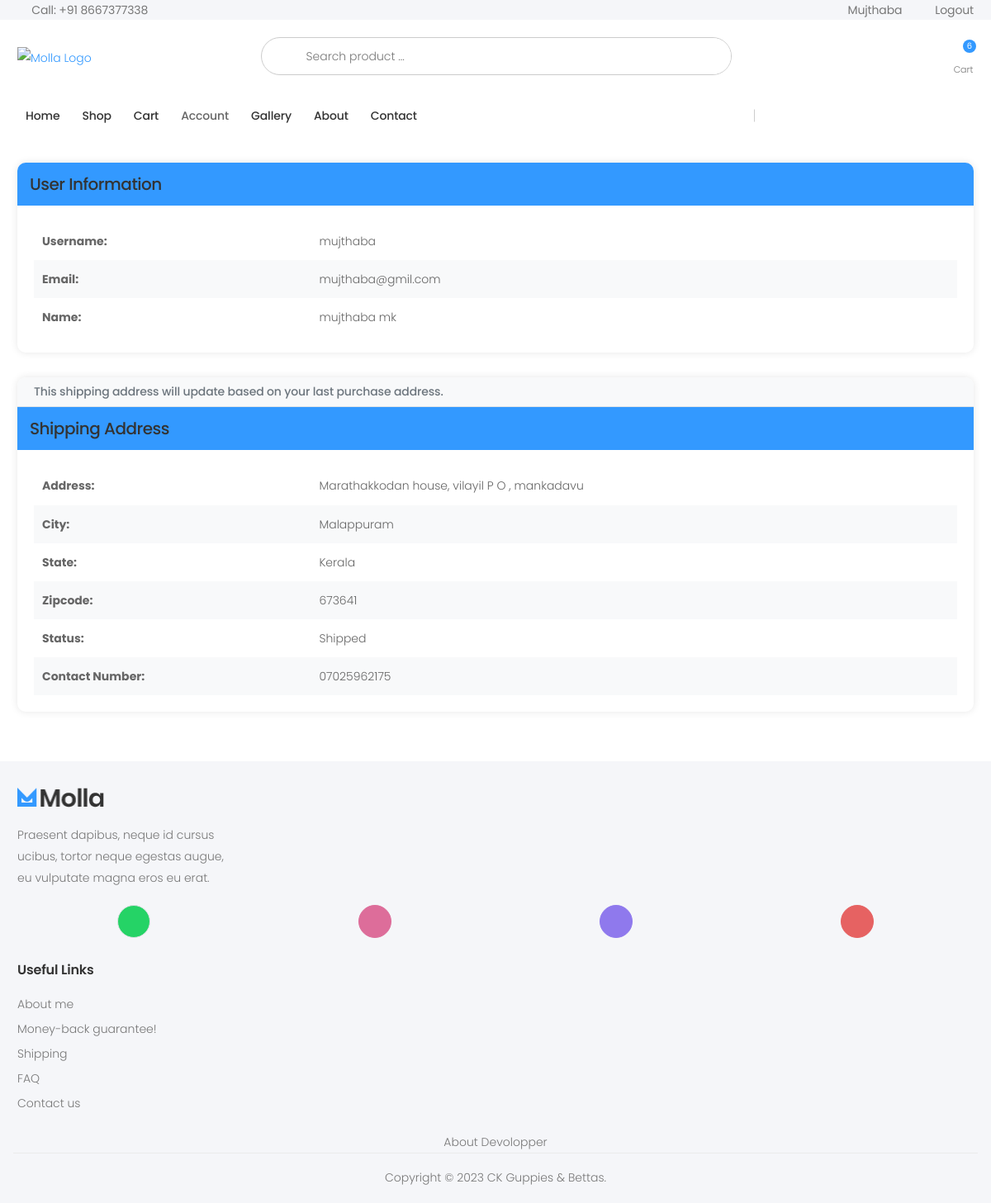
The app's page /account/ (signed in) with its own data.
### store/models.py (models this page shows, shortened)
class Customer(models.Model):
    user = models.OneToOneField(User, null=True, blank=True, on_delete=models.CASCADE)
    name = models.CharField(max_length=200, null=True)
    email = models.CharField(max_length=200)

class ShippingAddress(models.Model):
    customer = models.ForeignKey(Customer, on_delete=models.SET_NULL, null=True)
    order = models.ForeignKey(Order, on_delete=models.SET_NULL, null=True)
    number = models.CharField(max_length=12, null=False, blank=False)
    address = models.CharField(max_length=200, null=False)
    city = models.CharField(max_length=200, null=False)
    state = models.CharField(max_length=200, null=False)
    zipcode = models.CharField(max_length=200, null=False)
    date_added = models.DateTimeField(auto_now_add=True)

class Order(models.Model):
    STATUS_CHOICES = [
        ('Processing', 'Processing'),
        ('Shipped', 'Shipped'),
        ('Delivered', 'Delivered')
    ]
    customer = models.ForeignKey(Customer, on_delete=models.SET_NULL, null=True, blank=True)
    date_ordered = models.DateTimeField(auto_now_add=True)
    complete = models.BooleanField(default=False)
    transaction_id = models.CharField(max_length=100, null=True)
    status = models.CharField(max_length=20, choices=STATUS_CHOICES, default='Processing')
    processing_time = models.DateTimeField(null=True, blank=True)
    shipped_time = models.DateTimeField(null=True, blank=True)
    delivered_time = models.DateTimeField(null=True, blank=True)
    @property
    def get_cart_items(self):
        orderitems = self.orderitem_set.all()
        total = sum([item.quantity for item in orderitems])
        return total

### store/views.py (the view)
# urls.py: path('account/',views.account_info,name='account_info'),
def account_info(request):
    if not request.user.is_authenticated:
        return redirect('auth_app:login')
    customer = request.user.customer
    last_shipping = ShippingAddress.objects.filter(customer=customer).order_by('-date_added').first()
    context = {
        'user': request.user,
        'shipping_info': last_shipping,
    }
    return render(request, 'store/account_info.html', context)

### store/context_processors.py (called while the page is built)
def menu_link(request):
    links_list = Category.objects.all()
    paginator3 = Paginator(links_list,8)
    try:
        page = int(request.GET.get('page', '1'))
    except:
        page = 1
    try:
        links = paginator3.page(page)
    except (InvalidPage,EmptyPage):
        links = paginator3.page(paginator3.num_pages)
    return dict(links = links)

def cart_data(request):
    data = cartData(request)
    cartItems = data['cartItems']
    return dict(cartItems = cartItems)

### store/models.py (called while the page is built)
    def get_url(self):
        return reverse('store_app:product_by_category', args=[self.slug])

### store/utils.py (called while the page is built, shortened)
def cartData(request):
	if request.user.is_authenticated:
		customer = request.user.customer
		order, created = Order.objects.get_or_create(customer=customer, complete=False)
		items = order.orderitem_set.all()
		cartItems = order.get_cart_items
		total_price_difference = 0
	return {'cartItems':cartItems ,'order':order, 'items':items, 'total_price_difference':total_price_difference}

### store/templates/store/account_info.html (shortened to what this page needs)
{% extends "store/Base.html" %}
{% load static %}
{% block content %}
<div class="container my-5">
    <div class="row">
        <div class="col-12">
            <div class="info-card">
                <div class="card-header">
                    <h5 class="mb-0">User Information</h5>
                </div>
                <div class="card-body">
                    <table class="info-table">
                        <tr>
                            <th>Username:</th>
                            <td>{{ user.username }}</td>
                        </tr>
                        <tr>
                            <th>Email:</th>
                            <td>{{ user.email }}</td>
                        </tr>
                        <tr>
                            <th>Name:</th>
                            <td>{{ user.customer.name }}</td>
                        </tr>
                    </table>
                </div>
            </div>
            <div class="info-card">
                <h6>This shipping address will update based on your last purchase address.</h6>
                <div class="card-header">
                    <h5 class="mb-0">Shipping Address</h5>
                </div>
                <div class="card-body">
                    {% if shipping_info %}
                    <table class="info-table">
                        <tr>
                            <th>Address:</th>
                            <td>{{ shipping_info.address }}</td>
                        </tr>
                        <tr>
                            <th>City:</th>
                            <td>{{ shipping_info.city }}</td>
                        </tr>
                        <tr>
                            <th>State:</th>
                            <td>{{ shipping_info.state }}</td>
                        </tr>
                        <tr>
                            <th>Zipcode:</th>
                            <td>{{ shipping_info.zipcode }}</td>
                        </tr>
                        <tr>
                            <th>Status:</th>
                            <td>{{ shipping_info.order.status }}</td>
                        </tr>
                        <tr>
                            <th>Contact Number:</th>
                            <td>{{ shipping_info.number }}</td>
                        </tr>
                    </table>
                    {% else %}
                    <p>You can add shipping information during cart checkout.</p>
                    {% endif %}
                </div>
            </div>
        </div>
    </div>
</div>
{% endblock %}

### store/templates/store/Base.html (shortened to what this page needs)
{% load static %}
<!DOCTYPE html>
<html lang="en">
<head>
    <link rel="stylesheet" href="{% static 'assets/vendor/line-awesome/line-awesome/line-awesome/css/line-awesome.min.css' %}">
    <link rel="stylesheet" href="{% static 'assets/css/bootstrap.min.css' %}">
    <link rel="stylesheet" href="{% static 'assets/css/plugins/owl-carousel/owl.carousel.css' %}">
    <link rel="stylesheet" href="{% static 'assets/css/plugins/magnific-popup/magnific-popup.css' %}">
    <link rel="stylesheet" href="{% static 'assets/css/plugins/jquery.countdown.css' %}">
    <link rel="stylesheet" href="{% static 'assets/css/style.css' %}">
    <link rel="stylesheet" href="{% static 'assets/css/skins/skin-demo-4.css' %}">
    <link rel="stylesheet" href="{% static 'assets/css/demos/demo-4.css' %}">
    <link rel="stylesheet" href="{% static 'assets/css/style2.css' %}">
</head>
<body>
    <div class="page-wrapper">
        <header class="header header-intro-clearance header-4">
            <div class="header-top">
                <div class="container">
                    <div class="header-left">
                        <a href="tel:#"><i class="icon-phone"></i>Call: +91 8667377338</a>
                    </div>
                    <div class="header-right">
                        <ul class="top-menu">
                            <li>
                                <ul>
									{% if user.is_authenticated %}
									<li><a href="{% url 'store_app:account_info' %}">{{user.username}}</a></li>
									<li><a href="{% url 'auth_app:logout' %}" id="signin-button">Logout</a></li>
									{% else %}
                                    <li><a href="{% url 'auth_app:register' %}" id="signup-button">Sign up</a></li>
                                    <li><a href="{% url 'auth_app:login' %}" id="signin-button">Sign in</a></li>
									{% endif %}
                                </ul>
                            </li>
                        </ul>
                    </div>
                </div>
            </div>
            <div class="header-middle">
                <div class="container">
                    <div class="header-left">
                        <a href="{% url 'store_app:allProdCat' %}" class="logo">
                            <img src="{% static 'assets/images/demos/demo-4/logo 19a.png' %}" alt="Molla Logo" width="180" height="25">
                        </a>
                    </div>
                    <div class="header-center">
                        <div class="header-search header-search-extended header-search-visible d-none d-lg-block">
							<form action="{% url 'search_app:SearchResult' %}" method="get">
                                <div class="header-search-wrapper search-wrapper-wide">
                                    <button class="btn btn-primary" type="submit"><i class="icon-search"></i></button>
                                    <input type="search" class="form-control" name="q" id="q" placeholder="Search product ..." required>
                                </div>
                            </form>
                        </div>
                    </div>
                    <div class="header-right">
                        <div class="dropdown cart-dropdown">
                            <a href="{% url 'store_app:cart' %}" class="dropdown-toggle">
                                <div class="icon">
                                    <i class="icon-shopping-cart"></i>
                                    <span class="cart-count">{{cartItems}}</span>
                                </div>
                                <p>Cart</p>
                            </a>
                        </div>
                    </div>
                </div>
            </div>
            <div class="header-bottom sticky-header">
                <div class="container">
                    <div class="header-center">
                        <nav class="main-nav">
                            <ul class="menu sf-arrows">
                                <li class="megamenu-container {% if request.path == '/' %}active{% endif %}">
                                    <a href="{% url 'store_app:allProdCat' %}">Home</a>
                                </li>
                                <li class="megamenu-container {% if request.path == '/shop/' %}active{% endif %}">
                                    <a href="{% url 'store_app:allProductListing' %}">Shop</a>
                                </li>
                                <li class="{% if request.path == '/cart/' %}active{% endif %}">
                                    <a href="{% url 'store_app:cart' %}">Cart</a>
                                </li>
                                <li class="#">
                                    <a>Account</a>
                                </li>
                                <li class="{% if request.path == '/gallery/' %}active{% endif %}">
                                    <a href="{% url 'store_app:gallery' %}">Gallery</a>
                                </li>
                                <li class="{% if request.path == '/about/' %}active{% endif %}">
                                    <a href="{% url 'store_app:about' %}">About</a>
                                </li>
                                <li class="{% if request.path == '/contact/' %}active{% endif %}">
                                    <a href="{% url 'store_app:contact' %}">Contact</a>
                                </li>
                            </ul>
                        </nav>
                    </div>
                </div>
            </div>
        </header>
        {% block content %}{% endblock %}
        <footer class="footer">
            <div class="footer-middle">
                <div class="container">
                    <div class="row">
                        <div class="col-sm-6 col-lg-3">
                            <div class="widget widget-about">
                                <img src="{% static 'assets/images/demos/demo-4/logo-footer.png' %}" class="footer-logo"
                                    alt="Footer Logo" width="105" height="25">
                                <p>Praesent dapibus, neque id cursus ucibus, tortor neque egestas augue, eu vulputate
                                    magna eros eu erat. </p>
                            </div>
                        </div>
                        <div class="col-md-12">
                            <div class="social-icons social-icons-colored justify-content-around mb-3">
                                <a href="#" class="social-icon social-whatsapp" title="WhatsApp" target="_blank" style="background-color: #25d366;"><i class="icon-whatsapp"></i></a>
                                <a href="#" class="social-icon social-instagram" title="Instagram" target="_blank"><i class="icon-instagram"></i></a>
                                <a href="#" class="social-icon social-facebook" title="Facebook" target="_blank"><i class="icon-facebook-f"></i></a>
                                <a href="#" class="social-icon social-youtube" title="Youtube" target="_blank"><i class="icon-youtube"></i></a>
                            </div>
                        </div>
                        <div class="col-sm-6 col-lg-3">
                            <div class="widget">
                                <h4 class="widget-title">Useful Links</h4>
                                <ul class="widget-list">
                                    <li><a href="#">About me</a></li>
                                    <li><a href="#">Money-back guarantee!</a></li>
                                    <li><a href="{% url 'store_app:allProductListing' %}">Shipping</a></li>
                                    <li><a href="{% url 'store_app:faq' %}">FAQ</a></li>
                                    <li><a href="{% url 'store_app:about' %}">Contact us</a></li>
                                </ul>
                            </div>
                        </div>
                    </div>
                </div>
            </div>
            <div>
                <a href="{% url 'store_app:devolopper' %}">
                    <p class="footer-copyright text-center">About Devolopper</p>
                </a>
            </div>
            <div class="footer-bottom">
                <div class="container">
                    <p class="footer-copyright text-center">Copyright © 2023 CK Guppies & Bettas.</p>
                </div>
            </div>
        </footer>
    </div>
</body>
</html>

### static/assets/css/skins/skin-demo-4.css (style rules this page uses)
a { color:#39f }
.header-3 .header-search-extended .btn,.header-4 .header-search-extended .btn { background-color:transparent;color:#333 }
.btn-primary { color:#fff;background-color:#39f;border-color:#39f;box-shadow:none }
.cart-dropdown .cart-count { background-color:#39f }
.header-bottom .menu>li>a:before { background-color:#39f }
.header-4 .header-search .header-search-wrapper { border-color:#39f }

### static/assets/css/demos/demo-4.css (style rules this page uses)
.footer { background-color:#f5f6f9 }
.footer .footer-middle { border-top:none;padding:4rem 0 .1rem }
.footer .widget-title { font-weight:600 }
.widget-list a { position:relative }
.widget-list a:before { content:'';display:block;position:absolute;left:0;bottom:0;width:100%;height:.1rem;background-color:#39f;transform-origin:right center;transform:scale(0, 1);transition:transform .3s ease }
.widget-about p:last-of-type { margin-bottom:1.2rem }
.footer-bottom .container { padding-top:1.75rem;padding-bottom:1.75rem }

### store/templates/store/account_info.html (style rules this page uses)
.info-card { box-shadow: 0 0 10px rgba(0, 0, 0, 0.1); border-radius: 10px; overflow: hidden; margin-bottom: 30px; }
.info-card .card-header { background-color: #39f; color: #fff; padding: 15px; }
.info-card .card-body { padding: 20px; }
.info-table { width: 100%; border-collapse: collapse; }
.info-table th, .info-table td { padding: 10px; text-align: left; }
.info-table th { font-weight: bold; width: 30%; }
.info-table tr:nth-child(even) { background-color: #f8f9fa; }
.info-card h6 { padding: 10px 20px; background-color: #f8f9fa; color: #6c757d; font-size: 14px; font-weight: 500; margin-bottom: 0; border-bottom: 1px solid #dee2e6; }

### records on screen
ShippingAddress: address "Marathakkodan house, vilayil P O , mankadavu", city "Malappuram", state "Kerala", zipcode "673641", order.status "Shipped", number "07025962175"

### other values on screen
{{ user.username }} "Mujthaba"
{{ cartItems }} "6"
{{ user.username }} "mujthaba"
{{ user.email }} "mujthaba@gmil.com"
{{ user.customer.name }} "mujthaba mk"
